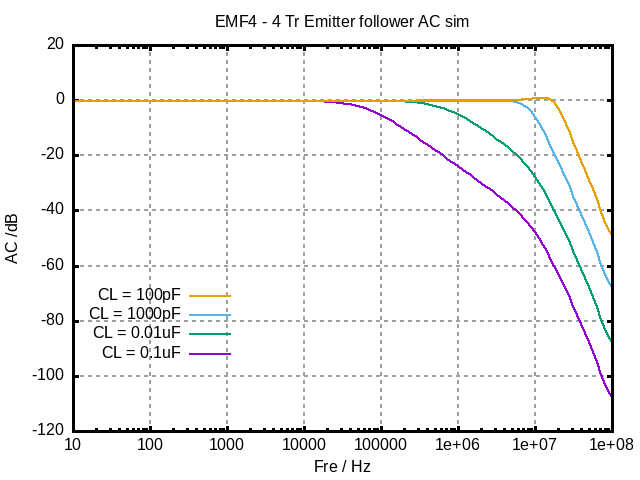

This chart was generated by the following gnuplot code:
set termoption noenhanced
set title "EMF4 - 4 Tr Emitter follower AC sim"
set xlabel "Fre / Hz"
set ylabel "AC /dB"
set grid lw 2
set logscale x
set xrange [1e+1:1e+8]
set yrange [-120:20]
set border lw 3 
set format y "%g" 
set format x "%g"
plot '07_EMF4_AC_result.txt' using 1:2 with lines lw 2 title "CL = 0.1uF" at graph 0.2,0.20 ,\
     '07_EMF4_AC_result.txt' using 3:4 with lines lw 2 title "CL = 0.01uF" at graph 0.2,0.25 ,\
     '07_EMF4_AC_result.txt' using 5:6 with lines lw 2 title "CL = 1000pF" at graph 0.2,0.30 ,\
     '07_EMF4_AC_result.txt' using 7:8 with lines lw 2 title "CL = 100pF" at graph 0.2,0.35
set terminal push 
set terminal png noenhanced
set out '07_EMF4_AC.png'
replot 
set term pop 
replot 
pause mouse
